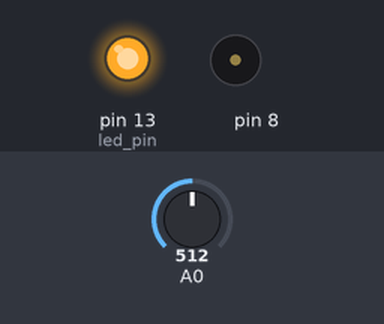
Simulated run of this sketch. Board: Arduino Uno, built with avr-gcc and run on an emulated ATmega328P. On the bench: output pins drawn as LEDs (lit = HIGH), buzzer (waves = sounding). The test bench sets the inputs (shaded band); at power-on: A0 = 512.

Above: at 0.1 s.
At 5.1 s:
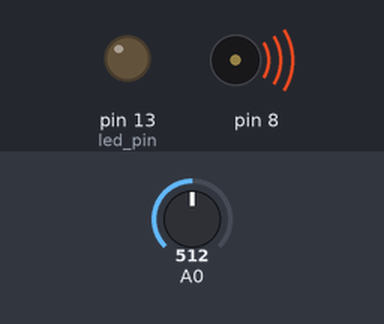
Timing chart, 0 to 6.6 s (numbered marks = the images above):
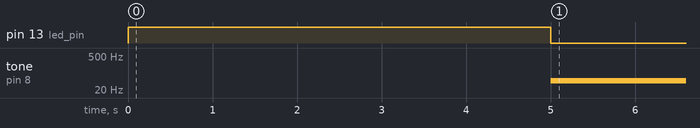

The sketch:

CalibrationPiezo.ino
```cpp
int sensor_value;
int sensor_low = 1023;
int sensor_high=0;

const int led_pin = 13;
void setup() {
  pinMode(led_pin, OUTPUT);
  digitalWrite(led_pin, HIGH);

  while(millis() < 5000){
    sensor_value = analogRead(A0);
    if(sensor_value > sensor_high)
      sensor_high=sensor_value;
    if(sensor_value < sensor_low)
      sensor_low = sensor_value;
  }
  digitalWrite(led_pin, LOW);
}

void loop() {
  sensor_value = analogRead(A0);

  int pitch = map(sensor_value, sensor_low, sensor_high, 50, 4000);
  tone(8, pitch, 20);
  delay(10);
}
```

Measured:
- by itself, tone on pin 8: silent → 49 Hz at 5.0 s
